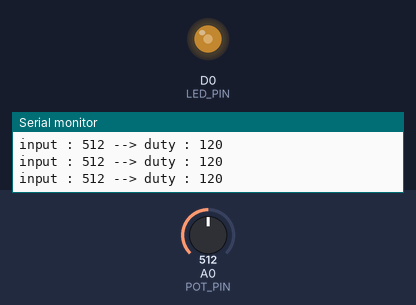
A sketch run on a simulated ESP8266 (NodeMCU). Parts: output pins drawn as LEDs (lit = HIGH), the last lines printed to the serial monitor. The inputs (shaded band) are chosen by the test bench; at power-on: A0 (POT_PIN) = 512.

Above: at 2.8 s.
2.9 s: A0 (POT_PIN) set to 716
At 3.9 s:
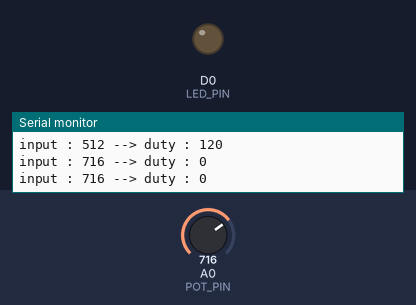
4.5 s: A0 (POT_PIN) set to 306
At 5.5 s:
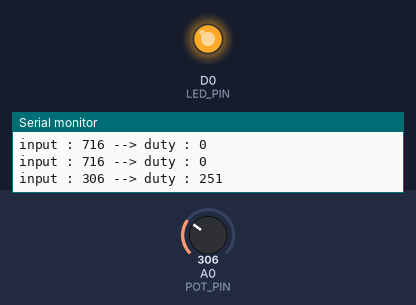
6.5 s: A0 (POT_PIN) set to 511
At 8.2 s:
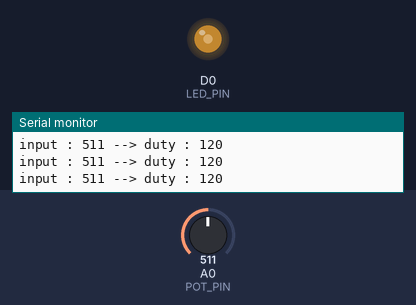
8.5 s: A0 (POT_PIN) set to 900
At 9.8 s:
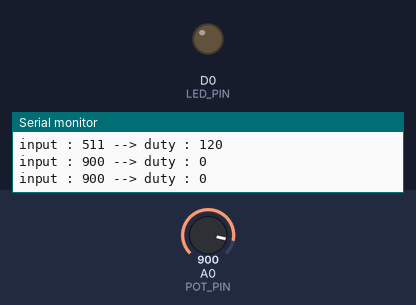
Timing chart, 0 to 11.5 s (numbered marks = the images above; inputs shaded):
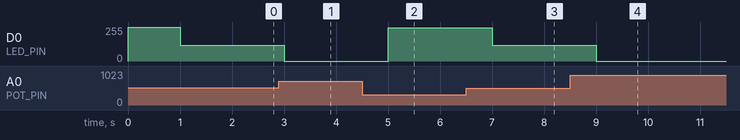

Measured:
- after the input at 2.9 s, D0 (LED_PIN): 120/255 → 0/255 after 0.10 s
- after the input at 4.5 s, D0 (LED_PIN): 0/255 → 251/255 after 0.50 s
- after the input at 6.5 s, D0 (LED_PIN): 251/255 → 120/255 after 0.50 s
- after the input at 8.5 s, D0 (LED_PIN): 120/255 → 0/255 after 0.50 s

The sketch:

_05_CdS_WithTicker.ino
```cpp
/* Ticker라이브러리를 이용 CdS조도센서로부터 주기적으로 입력
 * CdS는 A0에, LED는 D0에 연결됨
 * 작성일 : 2025.02.11
 */
#include "Ticker.h" //Ticher 라이브러리, UNO의 MsTimer2와 비슷한 기능
#define LED_PIN D0  //아날로그 출력핀 (D0)
#define POT_PIN A0  //아날로그 입력핀 (A0)

Ticker mTicker; //Ticker 레퍼런스 변수 선언
int input; //측정값을 저장할 전역변수

//Ticker 인터럽트 발생시 실행할 서비스 루틴(ISR; Interrupt Service Routine)
void readCdS(){
  // 아날로그 입력핀으로부터 값을 읽음 --> 0~1023 사이의 값
  input = analogRead(POT_PIN);
}

void setup() {
  // 아날로그 입출력에서는 핀모드 설정 생략가능
  //pinMode(POT_PIN, INPUT);
  //pinMode(LED_PIN, OUTPUT);
  // 시리얼모니터 설정
  Serial.begin(115200);
  //Ticker 인터럽트 등록, 0.5초마다 이벤트 생성
  //인터럽트 발생 시간을 ms 단위로 지정하여면 attach_ms() 활용
  mTicker.attach(1.0, readCdS);
}

void loop() {
  // 아날로그 입력핀으로부터 값을 읽음 --> 0~1023 사이의 값
  //int input = analogRead(POT_PIN);
  // PWM의 듀티값은 0~255의 범위를 가지므로 map()함수를 이용
  //int duty = map(input, 0, 1023, 0, 255);
  // map() : 300~700 사이의 input 값을 duty 255~0으로 매핑
  // constrain() : duty 값이 0보다 적거나 255보다 큰 경우 값을 제한
  int duty = constrain(map(input, 300, 700, 255, 0), 0, 255);

  // 시리얼 모니터로 출력
  Serial.print("input : ");
  Serial.print(input);
  Serial.print(" --> duty : ");
  Serial.println(duty);

  //PWM 이용, LED의 밝기 조절
  analogWrite(LED_PIN, duty);
  delay(500); // 지연시간
}
```
